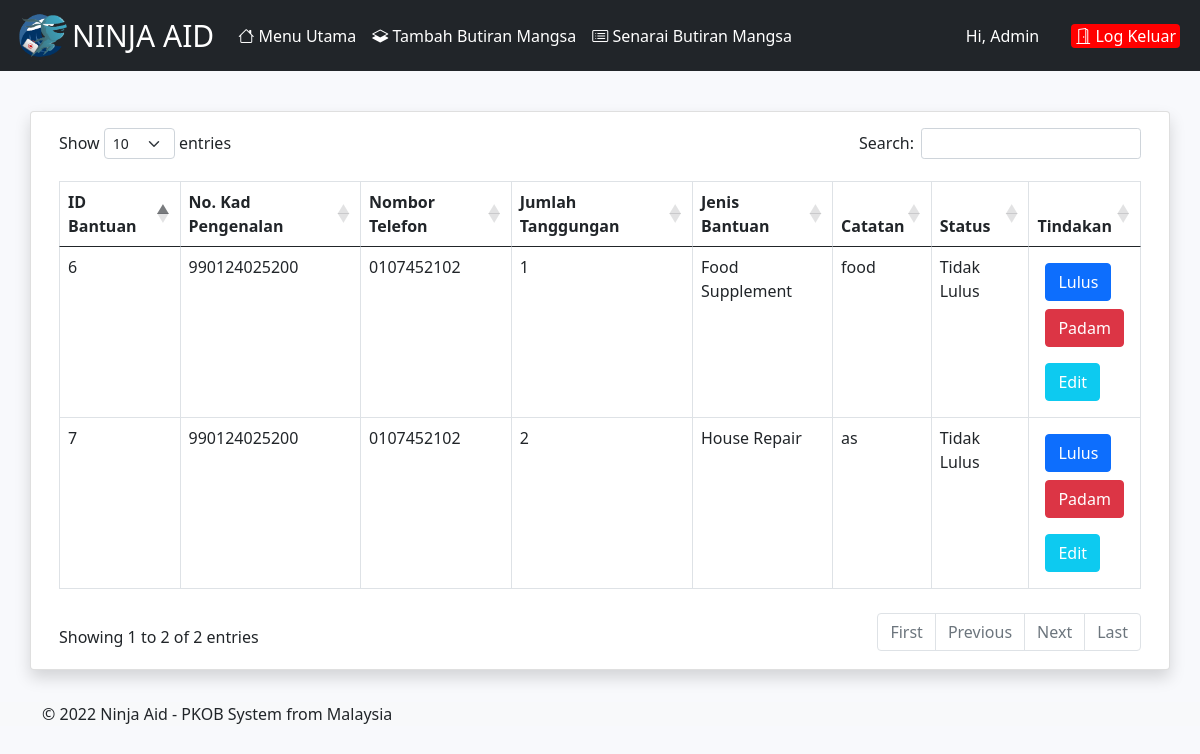
The app's page /management/listvictim/1/assistance/ (signed in) with its own data.
### assistance_app/models.py (models this page shows, shortened)
class Assistance(models.Model):
    name = models.CharField(max_length=255, verbose_name='Name', null=True, blank=True)
    ic = models.CharField(max_length=255, verbose_name='Ic', default="")
    remark = models.TextField(verbose_name='Remark', null=True, blank=True)
    progress_percentage = models.DecimalField(max_digits=3, decimal_places=2, verbose_name='Progress Percentage', null=True, blank=True, default='0.0')
    victim_number = models.IntegerField(verbose_name='Victim Number')
    is_approved = models.BooleanField(verbose_name='Is Approved', default=False)
    victim = models.ForeignKey(Victim, on_delete=models.CASCADE, null=True, related_name='assistance_list')
    assistance_type = models.ForeignKey(AssistanceType, on_delete=models.CASCADE, related_name='assistance_type')
    assistance_given_date = models.DateField(verbose_name='Assistance Given Date', null=True)
    created_at = models.DateTimeField(auto_now_add=True, verbose_name='Created at')
    updated_at = models.DateTimeField(auto_now_add=True, verbose_name='Updated at')

class AssistanceType(models.Model):
    name = models.CharField(max_length=255, verbose_name='Name')
    description = models.TextField(verbose_name='Description')
    created_at = models.DateTimeField(auto_now_add=True, verbose_name='Created at')
    updated_at = models.DateTimeField(auto_now_add=True, verbose_name='Updated at')

### victim_app/models.py (models this page shows)
class Victim(models.Model):
    ic = models.CharField(max_length=12, unique=True, verbose_name='IC Number', blank=False,
                   help_text='Enter 12 digits ic number')
    name = models.CharField(max_length=255, verbose_name='Name')
    phone = models.CharField(max_length=255, verbose_name='Phone Number')
    is_kir = models.BooleanField(default=True, verbose_name='Ketua Isi Rumah')
    salary = models.DecimalField(max_digits=8, decimal_places=2, verbose_name='Salary')
    address1 = models.CharField(max_length=255, verbose_name='Address1')
    address2 = models.CharField(max_length=255, verbose_name='Address2')
    city = models.CharField(max_length=255, verbose_name='City')
    mukim = models.CharField(max_length=255, verbose_name='Mukim')
    parlimen = models.CharField(max_length=255, verbose_name='Parlimen')
    state = models.CharField(max_length=255, verbose_name='State')
    poskod = models.CharField(max_length=255, verbose_name='Phone')
    created_at = models.DateTimeField(auto_now_add=True, verbose_name='Created at')
    updated_at = models.DateTimeField(auto_now=True, verbose_name='Updated at')

### management_app/views.py (the view)
# urls.py: path("listvictim/<int:id>/assistance/", views.view_victim_assistance, name="view_victim_assistance"),
@login_required
def view_victim_assistance(request, id):
    victim = get_object_or_404(Victim, id=id)
    victim_assistance_list = victim.assistance_list.all()
    if request.method == 'POST':
        assistance_id = request.POST['assistance_id']
        updated_assistance = victim_assistance_list.get(id=assistance_id)
        updated_assistance.is_approved = not updated_assistance.is_approved
        updated_assistance.save()
    return render(request, 'management_app/view_victim_assistance.html',
                  {'victim': victim, 'victim_assistance_list': victim_assistance_list})

### management_app/templates/management_app/view_victim_assistance.html (shortened to what this page needs)
{% extends "adminbase.html" %}
{% block content %}
    <div class="container">
        <div class="row mt-4 px-3 px-sm-0">
            <div class="card shadow mb-4">
                <div class="card-body">
                    <div class="table-responsive">
                        <table id="example" class="table table-bordered py-3">
                            <thead>
                                <tr>
                                    <th>ID Bantuan</th>
                                    <th>No. Kad Pengenalan</th>
                                    <th>Nombor Telefon</th>
                                    <th>Jumlah Tanggungan</th>
                                    <th>Jenis Bantuan</th>
                                    <th>Catatan</th>
                                    <th>Status</th>
                                    <th>Tindakan</th>
                                </tr>
                            </thead>
                            <tbody>
                                {% for assistance in victim_assistance_list %}
                                <tr>
                                    <td>{{ assistance.id }}</td>
                                    <td>{{victim.ic}}</td>
                                    <td>{{victim.phone}}</td>
                                    <td>{{assistance.victim_number}}</td>
                                    <td>{{assistance.assistance_type.name}}</td>
                                    <td>{{assistance.remark}}</td>
                                    <td>{% if assistance.is_approved %}Lulus {% else %} Tidak Lulus{% endif %}</td>
                                    <td>
                                        <form action="" method="post" class='m-2'>
                                            <button class="btn btn-primary">{% if assistance.is_approved %}Tidak Lulus {% else %} Lulus{% endif %}</button>
                                        </form>
                                        <form action="{% url 'delete_victim_assistance' victim.id %}" method="post" class='m-2'>
                                            <button class="btn btn-danger">Padam</button>
                                        </form>
                                        <a class='m-2 btn btn-info text-white' href="{% url 'edit_victim_assistance' victim.id assistance.id %}">Edit</a>
                                    </td>
                                </tr>
                                {% endfor %}
                            </tbody>
                        </table>
                    </div>
                </div>
            </div>
        </div>
    </div>
    <div class="main-footer position ">
        <div class="footer-middle mt-0 bg-light">
            <div class="container">
                <div class="footer-bottom mt-2">
                    <p class="text-xs-center footer-title-text mb-0">
                        &copy; <script>document.write(new Date().getFullYear())</script> Ninja Aid - PKOB System from Malaysia
                    </p>
                </div>
            </div>
        </div>
    </div>
{% endblock %}

### management_app/templates/management_app/view_victim_assistance.html (style rules this page uses)
body { background-color: #f8f9fc; }

### records on screen
Assistance: id "6", victim_number "1", assistance_type.name "Food Supplement", remark "food", is_approved "Tidak Lulus"
Victim: ic "990124025200", phone "0107452102"
Assistance: id "7", victim_number "2", assistance_type.name "House Repair", remark "as", is_approved "Tidak Lulus"
